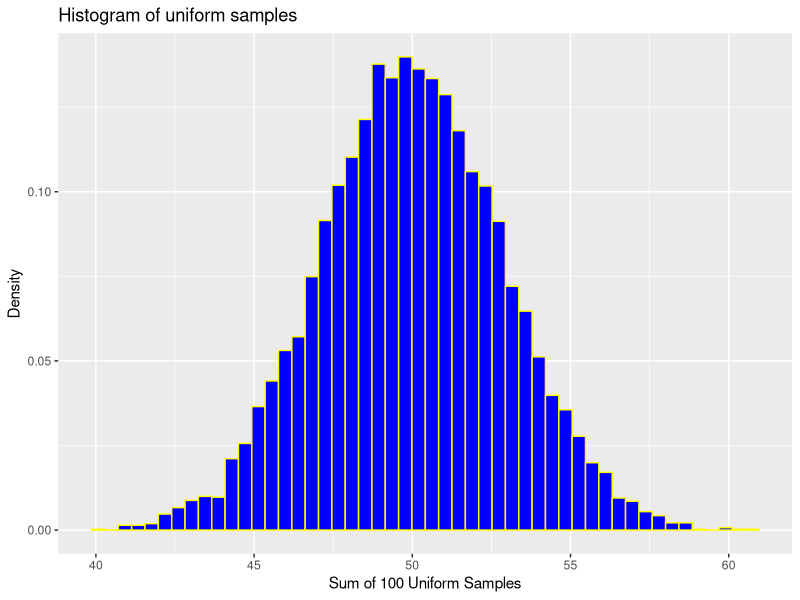
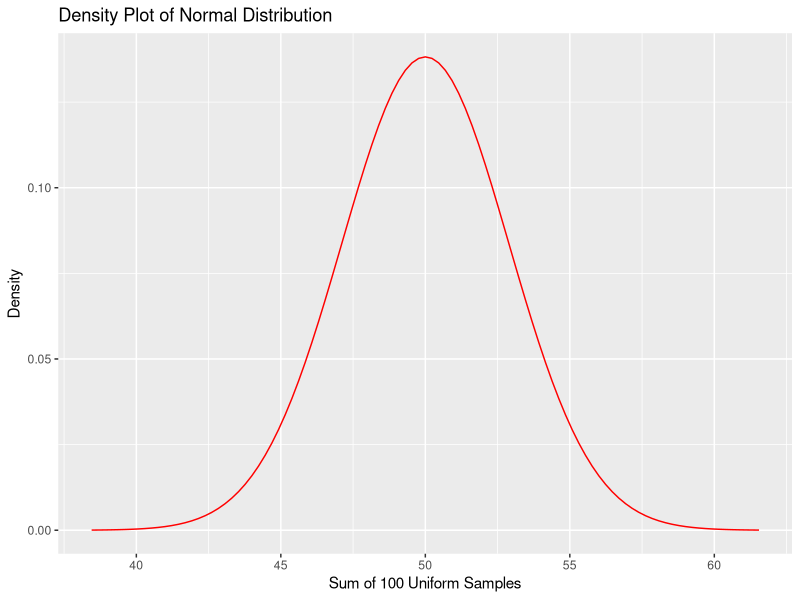
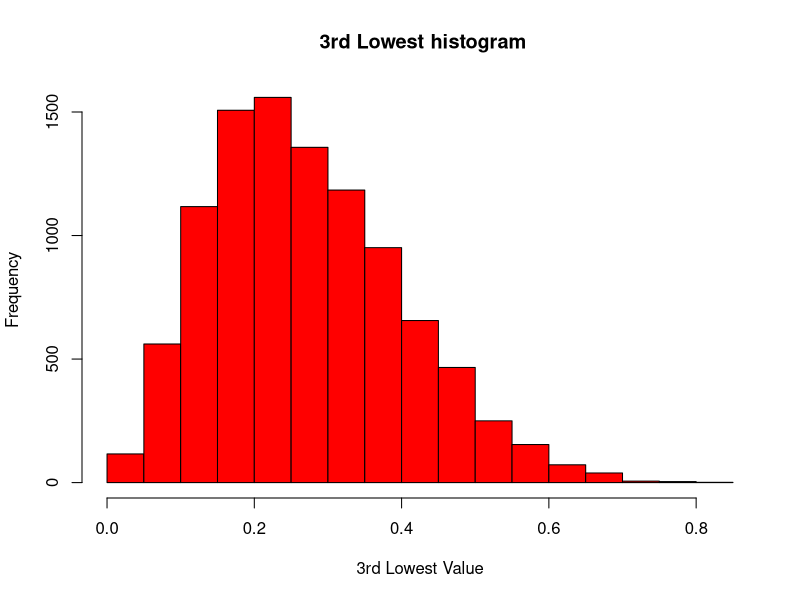
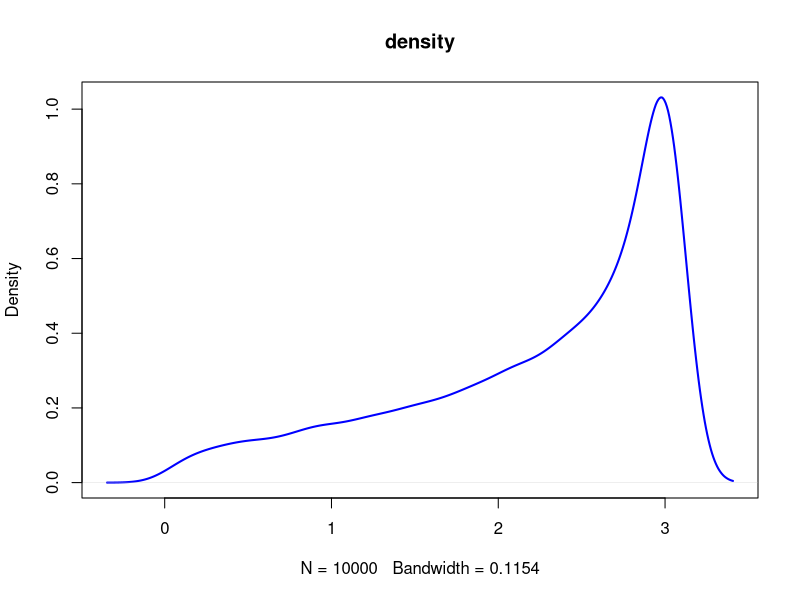
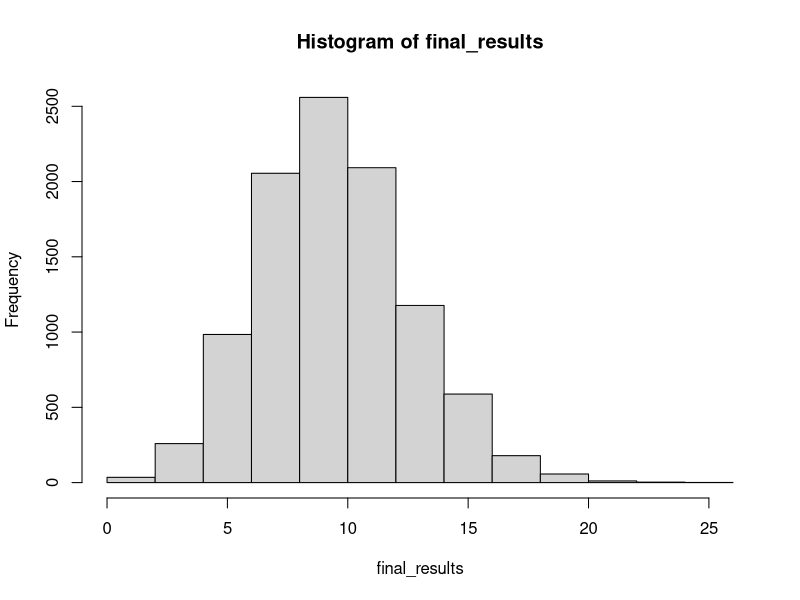

The R script that drew these images, in order: (Note: this script raises an error after producing the figures.)
install.packages("ggplot")
library(ggplot2)

set.seed(97)

n_uni<- 100 #uniform random variables
n_trial <- 10000 #number of trials 

uni_samples <- matrix(runif(n_uni*n_trial ,min=0 ,max = 1), ncol = n_uni)


s_samples <- rowSums(uni_samples)
View(s_samples)


#	A histogram of the results of the MC simulation

ggplot(data.frame(s_samples),aes(x=s_samples))+geom_histogram(bins=50,fill="blue", col ="yellow",aes(y=..density..)) + 
  ggtitle("Histogram of uniform samples") + 
  xlab("Sum of 100 Uniform Samples") + 
  ylab("Density")


# density plot of the normal distribution
mean <- n_uni * 0.5 # mean of uniform distribution with min=0 and max=1 is 0.5
var <- n_uni * (1/12) # variance of uniform distribution with min=0 and max=1 is 1/12
std_dev <- sqrt(var)
x <- seq(mean - 4 * std_dev, mean + 4 * std_dev, length.out = 100)
View(x)

ggplot(data.frame(x), aes(x = x)) + 
  stat_function(fun = dnorm, args = list(mean = mean, sd = std_dev), geom = "line", color = "red") + 
  ggtitle("Density Plot of Normal Distribution") + 
  xlab("Sum of 100 Uniform Samples") + 
  ylab("Density")

# The mean and standard deviation of the MC simulation.
mean(s_samples)
sd(s_samples)


#Question 1b)
set.seed(97)
trials <-10000
n<-10
k<-3


uni_samples2 <- matrix(runif(trials*n,min=0,max=1), ncol = n)
View(uni_samples2)

k_lowest<-apply(uni_samples2,1,sort)[k,]
View(k_lowest)




hist(k_lowest, main = " 3rd Lowest histogram", xlab = "3rd Lowest Value", col = "red")

S1 <- k
S2 <- n+1-k
beta_dist <- dbeta(k_lowest, S1, S2)
View(beta_dist)
plot(density(beta_dist),col="blue",lwd=2,main="density")

density(beta_dist)

#Mean and standard deviation
mean(k_lowest)
sd(k_lowest)



#Question 2
set.seed(97)

# Define the rate of the exponential distribution
Rate <- 10

# Define the number of trials
n_trials1 <- 10000

# Simulate the time until the next purchase for each trial
time_purchase1 <- matrix(rexp(n_trials1*100, Rate),ncol=100)
View(time_purchase1)

a<-apply(time_purchase1,1,cumsum)

p<-t(a)

results<-matrix(0,nrow=nrow(p),ncol=ncol(p))

for(i in 1:nrow(p)){
  for(j in 1:ncol(p)){
    if(p[i,j]<=1){
      results[i,j]<-TRUE
    }
    else{
      results[i,j]<-FALSE
    }
  }
}

final_results<-rowSums(results)

hist(final_results)


# Calculate the number of purchases per day for each trial

purchases_per_day1 <- rpois(n_trials1, lambda = 10)

# Plot a histogram of the number of purchases per day
hist(purchases_per_day, 
     main = "Number of Purchases per Day",
     xlab = "Purchases",
     ylab = ?"Frequency")



#question 3

S1 <- 4.5
SL <- 39
tm <- 20
pm <- 115
bene <- 1000000
lap <- 0.003
Rate <- 0.065

# Define the number of trials
n_trials1 <- 10000

# Define the function to simulate the cash flows for one policyholder
simulate_cash_flows <- function() {
  # Simulate the time until the policyholder dies
  death_time <- rweibull(1, S1, SL)
  
  # If the policyholder dies during the term of the policy, pay the death benefit
  if (death_time <= term) {
    cash_flows <- c(rep(pm * 12, tm * 12), -bene)
  } else {
    cash_flows <- rep(pm * 12, tm * 12)
  }
  
  # Simulate the probability of the policyholder lapsing
  if (runif(1) < lap) {
    cash_flows <- 0
  }
  
  # Calculate the net present value of the cash flows
  npv <- sum(cash_flows / ((1 + Rate/12)^(1:length(cash_flows))))
  
  return(npv)
}

# Simulate the cash flows for each trial
set.seed(123)
npv <- replicate(n_trials1, simulate_cash_flows())

View(npv)
# Create a histogram of the NPV
hist(npv, breaks = 100, col = "skyblue", main = "Histogram of NPV")


# Calculate the mean and standard deviation of the NPV
mean_npv <- mean(npv)
sd_npv <- sd(npv)

# Calculate the profitability of the insurance company
profi <- mean_npv > 0
if (profi) {
  message("making a profit.")
} else {
  message("Not making a profit.")
}

# 95% confidence interval for the mean of the NPV
cp <- t.test(npv)$conf.int

# Interpret the result
message("	 95% confidence interval for the mean of the NPV (", cp[1], ", ", cp[2], ").")

#	How many iterations would be necessary to provide a 99% confidence interval with a half width of $200
n_ite <- ceiling((qnorm(0.995) * sd_npv / 200)^2)


message("The number of iterations needed for a 99% confidence interval with a half width of $200 is ", n_ite)

# The company can be 90% sure their npv will be at least x
x <- quantile(npv, 0.1, type = 1)


message("The company can be 90% sure their NPV will be at least $", round(x, 2), ".")

# The company can be 99% sure their npv will be at least y
y <- quantile(npv, 0.01, type = 1)


message("The company can be 99% sure their NPV will be at least $", round(y, 2), ".")







